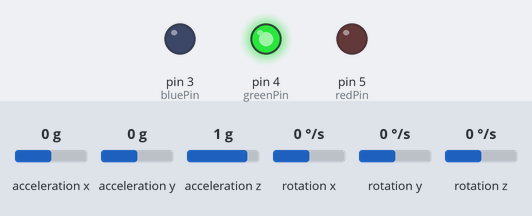
The sketch below on a simulated Arduino Uno, built with avr-gcc and run on an emulated ATmega328P. Parts: output pins drawn as LEDs (lit = HIGH). Wiring (inferred from the names in the program): MPU-6050 motion sensor at I2C address 0x68. Inputs (shaded band) come from the test bench; at power-on: acceleration x 0 g, rotation x 0 °/s, acceleration y 0 g, acceleration z 1 g, rotation y 0 °/s, rotation z 0 °/s.

Above: at 1.2 s.
1.3 s: acceleration x set to -0.3 g
At 1.7 s:
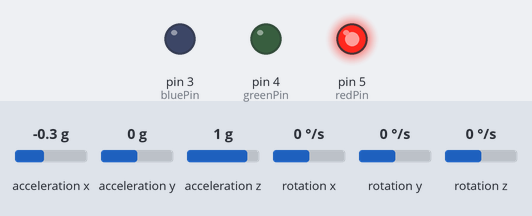
2.8 s: rotation x set to -9 °/s
4.3 s: rotation x set to -13 °/s
At 5.2 s:
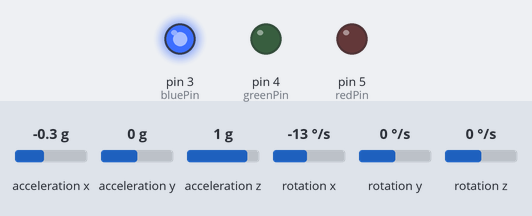
5.8 s: rotation x set to 0 °/s
At 6.4 s:
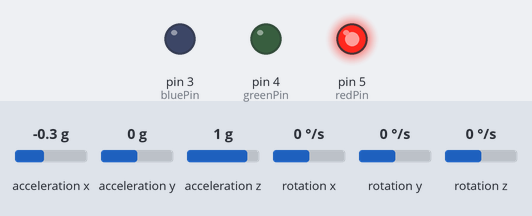
7.3 s: acceleration x set to 0 g
At 8.7 s:
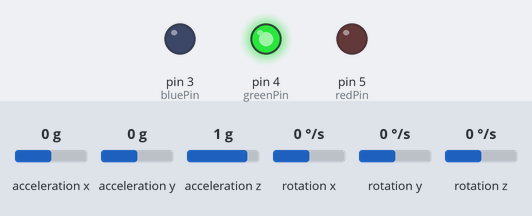
Timing chart, 0 to 9.8 s (numbered marks = the images above; inputs shaded):
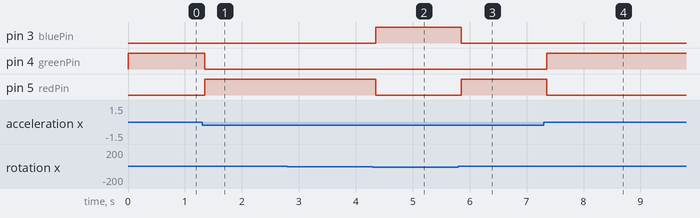

Measured:
- the behaviour switches between -0.1 and -0.2 g on acceleration x (found by bisection; images 0 and 1)
- the behaviour switches between -11 and -12 °/s on rotation x (found by bisection; images 1 and 2)
- after the input at 1.3 s, pin 4 (greenPin): HIGH → LOW after 0.05 s; pin 5 (redPin): LOW → HIGH after 0.05 s
- after the input at 2.8 s, every drawn part: stays the same
- after the input at 4.3 s, pin 3 (bluePin): LOW → HIGH after 0.05 s; pin 5 (redPin): HIGH → LOW after 0.05 s
- after the input at 5.8 s, pin 3 (bluePin): HIGH → LOW after 0.05 s; pin 5 (redPin): LOW → HIGH after 0.05 s
- after the input at 7.3 s, pin 4 (greenPin): LOW → HIGH after 0.05 s; pin 5 (redPin): HIGH → LOW after 0.05 s

The sketch:

DigitalSpiritLevel.ino
```cpp
#include <Wire.h>
const int MPU_addr = 0x68;  // I2C address of the MPU-6050

int16_t AcX, AcY, AcZ, Tmp, GyX, GyY, GyZ;

int redPin = 5;
int greenPin = 4;
int bluePin = 3;

// Calibration: the readings board gives when flat and still
const int OFFSET_X = -700;
const int OFFSET_Y = -50;

// Thresholds (raw counts; 16384 = 1 g, 131 = 1 degree/second)
const int TILT_LIMIT = 1500;   // about 5 degrees
const int MOTION_LIMIT = 1500; // about 11 degrees/second

void setup() {
  pinMode(redPin, OUTPUT);
  pinMode(greenPin, OUTPUT);
  pinMode(bluePin, OUTPUT);

  Wire.begin();
  Wire.beginTransmission(MPU_addr);
  Wire.write(0x6B);  // PWR_MGMT_1 register
  Wire.write(0);     // set to zero (wakes up the MPU-6050)
  Wire.endTransmission(true);
  Serial.begin(9600);
}

void getMpuReadings() {
  Wire.beginTransmission(MPU_addr);
  Wire.write(0x3B);                      // start at ACCEL_XOUT_H
  Wire.endTransmission(false);           // keep the connection open
  Wire.requestFrom(MPU_addr, 14, true);  // read 14 bytes

  AcX = Wire.read() << 8 | Wire.read();
  AcY = Wire.read() << 8 | Wire.read();
  AcZ = Wire.read() << 8 | Wire.read();
  Tmp = Wire.read() << 8 | Wire.read();
  GyX = Wire.read() << 8 | Wire.read();
  GyY = Wire.read() << 8 | Wire.read();
  GyZ = Wire.read() << 8 | Wire.read();
}

void setColor(bool r, bool g, bool b) {
  digitalWrite(redPin, r ? HIGH : LOW);
  digitalWrite(greenPin, g ? HIGH : LOW);
  digitalWrite(bluePin, b ? HIGH : LOW);
}

void loop() {
  getMpuReadings();

  // Remove the flat-board bias
  int x = AcX - OFFSET_X;
  int y = AcY - OFFSET_Y;

  bool moving = abs(GyX) > MOTION_LIMIT ||
                abs(GyY) > MOTION_LIMIT ||
                abs(GyZ) > MOTION_LIMIT;
  bool tilted = abs(x) > TILT_LIMIT || abs(y) > TILT_LIMIT;

  if (moving) {
    setColor(false, false, true);   // blue
  } else if (tilted) {
    setColor(true, false, false);   // red
  } else {
    setColor(false, true, false);   // green
  }

  delay(50);
}
```
